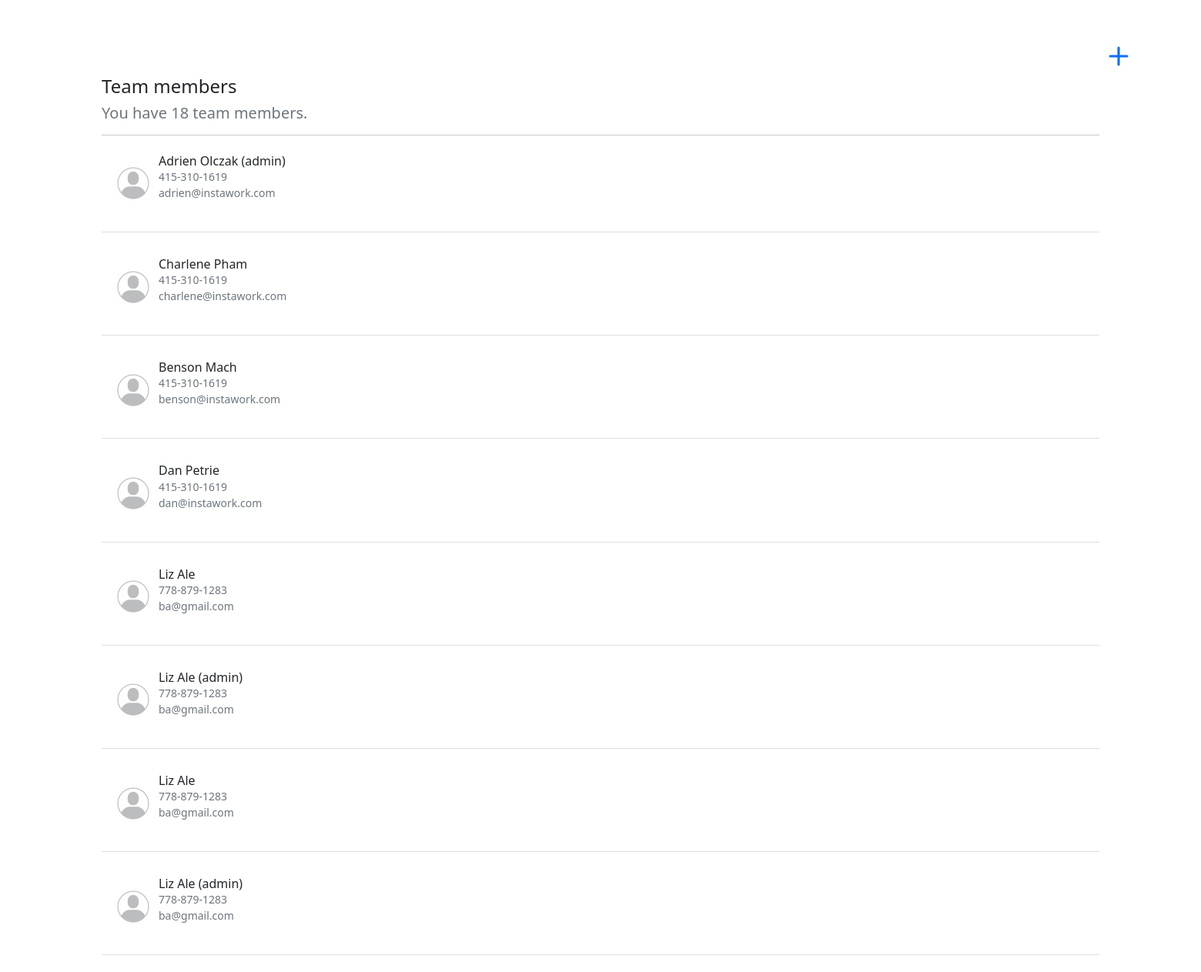
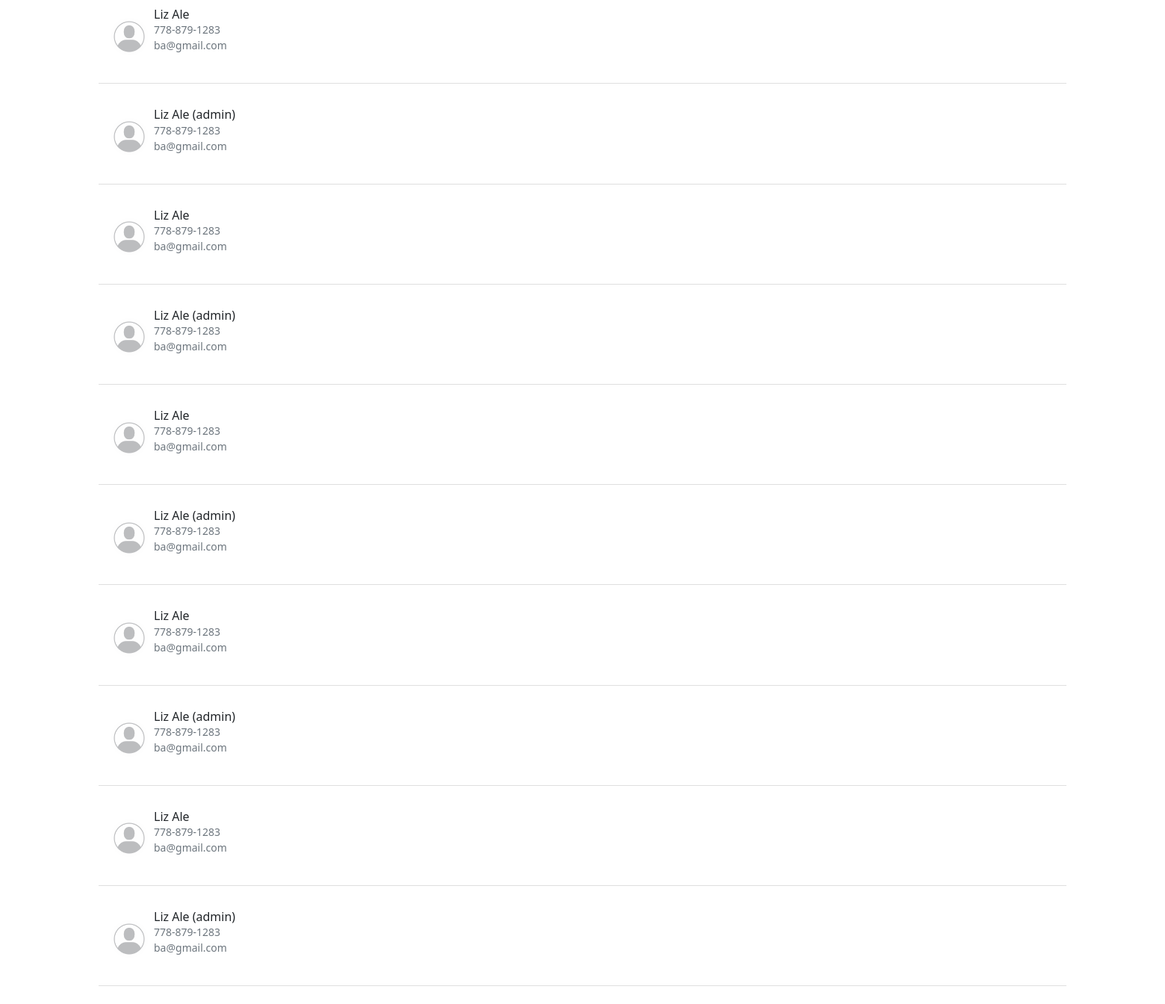
/team_member/, run on an earlier commit of the app's database (2 pictures, top to bottom).
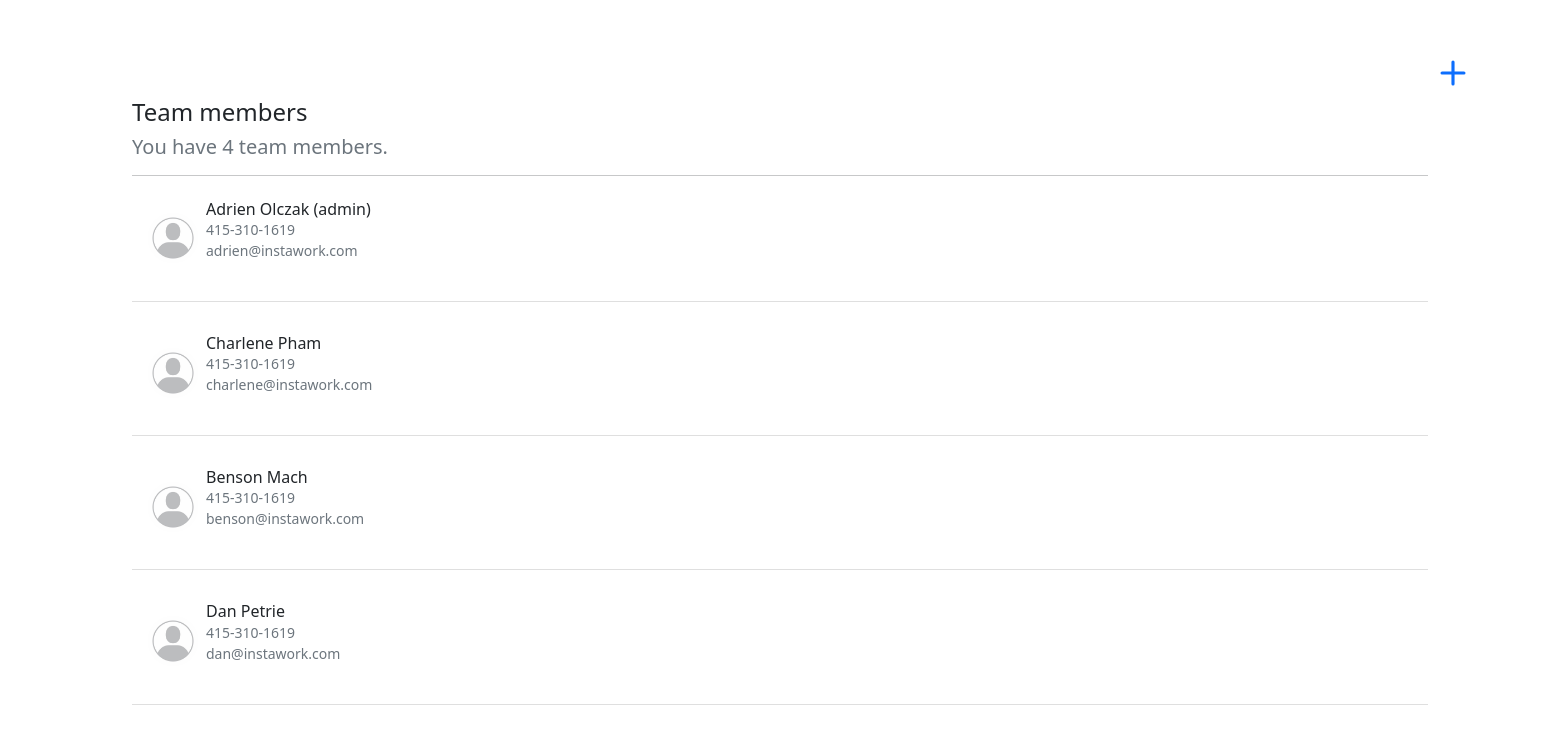
And on a later commit of the database.
### team_member/models.py (models this page shows)
class TeamMember(models.Model):
    first_name = models.CharField(max_length=20)
    last_name = models.CharField(max_length=30)
    phone_number = models.CharField(max_length=20)
    email = models.EmailField(max_length=50)
    status = models.BooleanField(default=False, choices=role_status)
    def __str__(self):
        if self.status:
            return self.first_name + ' ' + self.last_name + ' (admin)'
        else:
            return self.first_name + ' ' + self.last_name

### team_member/views.py (the view)
# urls.py: path('', views.IndexView.as_view(), name='index'),
class IndexView(generic.ListView):
    template_name = 'team_member/index.html'
    context_object_name = 'member_list'
    def get_queryset(self):
        return TeamMember.objects.all().order_by('id')

### team_member/templates/team_member/index.html
{% extends 'team_member/base.html' %}
{% block content %}
{% load static %}
<br/>
<div class="position-relative top-0 start-100">
    <a href="{% url 'team_member:add' %}" >
        <svg xmlns="http://www.w3.org/2000/svg" width="50" height="50" fill="currentColor" class="bi bi-plus" viewBox="0 0 16 16">
          <path d="M8 4a.5.5 0 0 1 .5.5v3h3a.5.5 0 0 1 0 1h-3v3a.5.5 0 0 1-1 0v-3h-3a.5.5 0 0 1 0-1h3v-3A.5.5 0 0 1 8 4z"/>
        </svg>
    </a>
</div>
{% if member_list %}
    <h4>Team members</h4>
    <h5 class="text-muted">You have {{ member_list.count }} team members.</h5>
    <hr>
    <ul class="list-group list-group-flush">
    {% for member in member_list %}
        <li class="list-group-item">
            <a href="{% url 'team_member:edit' member.id %}" class="text-decoration-none text-reset">
                <div class="hstack gap-2 mb-3">
                    <div class="avatar">
                        <img class="avatar-img rounded-circle" src="/static/images/user.jpeg" alt="user" width="50px" height="50px">
                    </div>
                    <div class="overflow-hidden" >
                        <div class="h6 mb-0">{{ member }}</div>
                        <p class="small text-muted">{{ member.phone_number }}<br/>{{ member.email }}</p>
                    </div>
                </div>
            </a>
        </li>
        <br>
    {% endfor %}
    </ul>
{% else %}
    <p>No polls are available.</p>
{% endif %}
{% endblock %}

What changed in the data, as far as the page shows it:
removed TeamMember: status+first_name+last_name "Liz Ale", phone_number "778-879-1283", email "ba@gmail.com"
removed TeamMember: status+first_name+last_name "Liz Ale (admin)", phone_number "778-879-1283", email "ba@gmail.com"
removed TeamMember: status+first_name+last_name "Liz Ale", phone_number "778-879-1283", email "ba@gmail.com"
removed TeamMember: status+first_name+last_name "Liz Ale (admin)", phone_number "778-879-1283", email "ba@gmail.com"
removed TeamMember: status+first_name+last_name "Liz Ale", phone_number "778-879-1283", email "ba@gmail.com"
removed TeamMember: status+first_name+last_name "Liz Ale (admin)", phone_number "778-879-1283", email "ba@gmail.com"
removed TeamMember: status+first_name+last_name "Liz Ale", phone_number "778-879-1283", email "ba@gmail.com"
removed TeamMember: status+first_name+last_name "Liz Ale (admin)", phone_number "778-879-1283", email "ba@gmail.com"
removed TeamMember: status+first_name+last_name "Liz Ale", phone_number "778-879-1283", email "ba@gmail.com"
removed TeamMember: status+first_name+last_name "Liz Ale (admin)", phone_number "778-879-1283", email "ba@gmail.com"
removed TeamMember: status+first_name+last_name "Liz Ale", phone_number "778-879-1283", email "ba@gmail.com"
removed TeamMember: status+first_name+last_name "Liz Ale (admin)", phone_number "778-879-1283", email "ba@gmail.com"
removed TeamMember: status+first_name+last_name "Liz Ale", phone_number "778-879-1283", email "ba@gmail.com"
removed TeamMember: status+first_name+last_name "Liz Ale (admin)", phone_number "778-879-1283", email "ba@gmail.com"
Also different on the page:
{{ member_list.count }}: "18" → "4"
